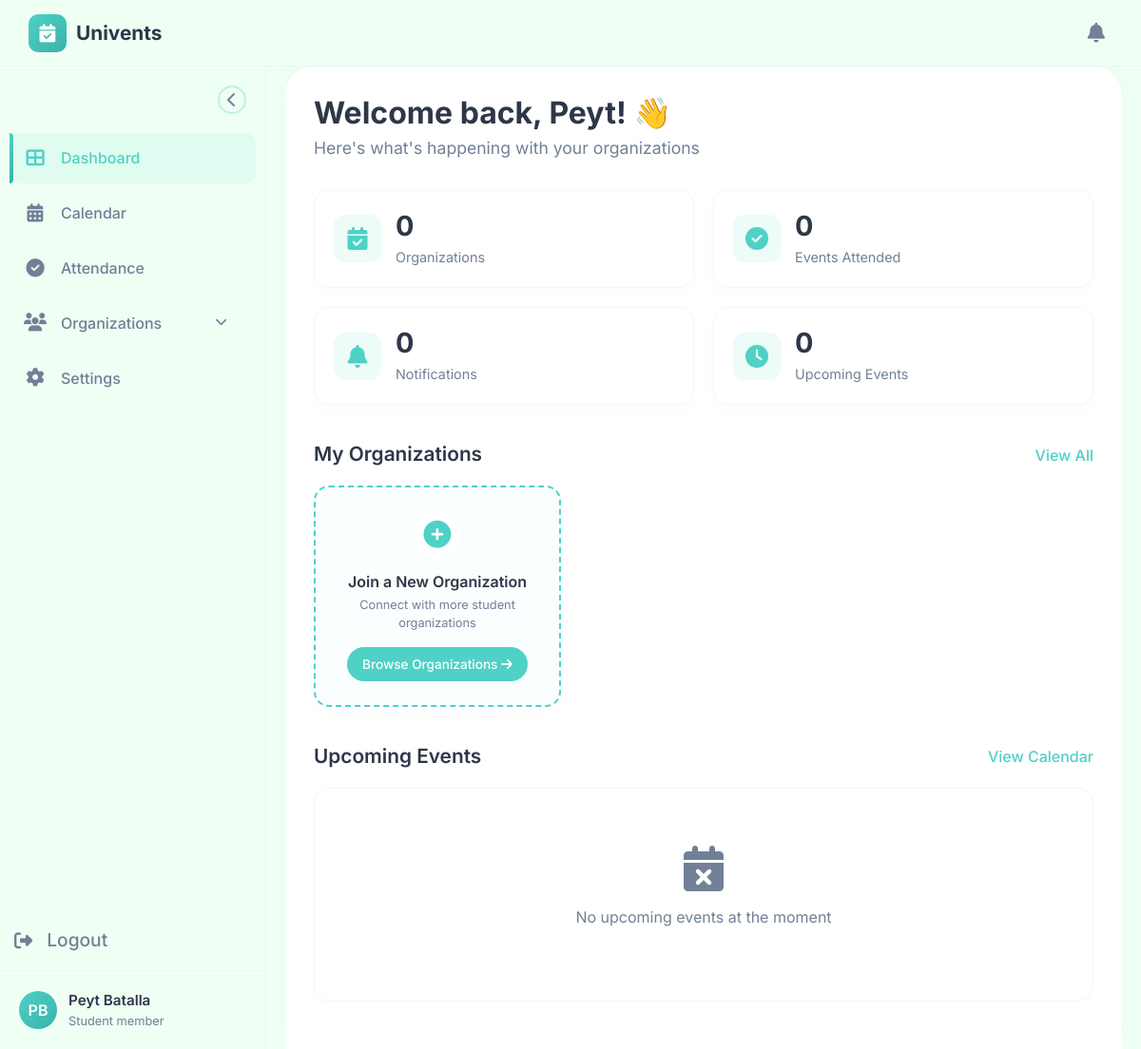
Page /StudentMembers/dashboard.php (signed in) on the committed database.
### tables this page shows
CREATE TABLE `users` (
  `user_id` int(11) NOT NULL,
  `id_number` varchar(20) NOT NULL,
  `first_name` varchar(50) NOT NULL,
  `last_name` varchar(50) NOT NULL,
  `email` varchar(100) NOT NULL,
  `password` varchar(255) NOT NULL,
  `profile_picture` varchar(255) DEFAULT NULL,
  `contact_number` varchar(20) DEFAULT NULL,
  `year_level` int(11) DEFAULT NULL,
  `course` varchar(50) DEFAULT NULL,
  `block` varchar(10) DEFAULT NULL,
  `role` enum('admin','org_officer','class_officer','student_member') NOT NULL,
  `status` enum('active','inactive','pending') DEFAULT 'pending',
  `created_at` timestamp NOT NULL DEFAULT current_timestamp(),
  `updated_at` timestamp NOT NULL DEFAULT current_timestamp() ON UPDATE current_timestamp()
);

### config.php (called while the page is built, shortened)
<?php
function getCurrentUser($conn) {
    if (isset($_SESSION['user_id'])) {
        $user_id = $_SESSION['user_id'];
        $sql = "SELECT * FROM users WHERE user_id = ?";
        $stmt = $conn->prepare($sql);
        $stmt->bind_param("i", $user_id);
        $stmt->execute();
        $result = $stmt->get_result();
        return $result->fetch_assoc();
    }
    return null;
}
?>

### StudentMembers/dashboard.php (the view, shortened to what this page needs)
<?php
require_once '../config.php';
$user = getCurrentUser($conn);
$user_id = $user['user_id'];
$orgs_sql = "SELECT o.*, om.status as membership_status
             FROM organizations o
             JOIN organization_memberships om ON o.org_id = om.org_id
             WHERE om.user_id = ? AND om.status = 'active'
             ORDER BY o.org_name ASC";
$orgs_stmt = $conn->prepare($orgs_sql);
$orgs_stmt->bind_param("i", $user_id);
$orgs_stmt->execute();
$my_organizations = $orgs_stmt->get_result();
$notif_sql = "SELECT COUNT(*) as unread FROM notifications
              WHERE user_id = ? AND is_read = FALSE";
$notif_stmt = $conn->prepare($notif_sql);
$notif_stmt->bind_param("i", $user_id);
$notif_stmt->execute();
$notif_result = $notif_stmt->get_result();
$unread_count = $notif_result->fetch_assoc()['unread'] ?? 0;
$events_sql = "SELECT e.*, o.org_name, o.org_color
               FROM events e
               JOIN organizations o ON e.org_id = o.org_id
               WHERE e.start_datetime > NOW()
               AND e.status = 'upcoming'
               ORDER BY e.start_datetime ASC
               LIMIT 5";
$events_result = $conn->query($events_sql);
$attendance_summary = ['present_count' => 0];
$table_check = $conn->query("SHOW TABLES LIKE 'attendance_logs'");
if ($table_check && $table_check->num_rows > 0) {
    $attendance_sql = "SELECT COUNT(*) as present_count FROM attendance_logs WHERE student_id = ? AND status = 'present'";
    $attendance_stmt = $conn->prepare($attendance_sql);
    if ($attendance_stmt) {
        $attendance_stmt->bind_param("i", $user_id);
        $attendance_stmt->execute();
        $attendance_summary = $attendance_stmt->get_result()->fetch_assoc();
    }
}
?>
<!DOCTYPE html>
<html lang="en">
<head>
    <link href="https://cdn.jsdelivr.net/npm/bootstrap@5.3.0/dist/css/bootstrap.min.css" rel="stylesheet">
    <link rel="stylesheet" href="https://cdnjs.cloudflare.com/ajax/libs/font-awesome/6.4.0/css/all.min.css">
    <link rel="stylesheet" href="../style.css">
</head>
<body class="dashboard-body">
     <?php include 'nav_sidebar.php'; ?>
        <div class="main-content" id="mainContent">
            <div class="dashboard-content">
                <div class="welcome-section">
                    <h2>Welcome back, <?php echo $user['first_name']; ?>! 👋</h2>
                    <p>Here's what's happening with your organizations</p>
                </div>
                <div class="stats-grid">
                    <div class="stat-card">
                        <div class="stat-icon" style="background: rgba(79, 209, 197, 0.1);">
                            <i class="fas fa-calendar-check" style="color: var(--primary-mint);"></i>
                        </div>
                        <div class="stat-details">
                            <h3><?php echo $my_organizations->num_rows; ?></h3>
                            <p>Organizations</p>
                        </div>
                    </div>
                    <div class="stat-card">
                        <div class="stat-icon" style="background: rgba(79, 209, 197, 0.1);">
                            <i class="fas fa-check-circle" style="color: var(--primary-mint);"></i>
                        </div>
                        <div class="stat-details">
                            <h3><?php echo $attendance_summary['present_count'] ?? 0; ?></h3>
                            <p>Events Attended</p>
                        </div>
                    </div>
                    <div class="stat-card">
                        <div class="stat-icon" style="background: rgba(79, 209, 197, 0.1);">
                            <i class="fas fa-bell" style="color: var(--primary-mint);"></i>
                        </div>
                        <div class="stat-details">
                            <h3><?php echo $unread_count; ?></h3>
                            <p>Notifications</p>
                        </div>
                    </div>
                    <div class="stat-card">
                        <div class="stat-icon" style="background: rgba(79, 209, 197, 0.1);">
                            <i class="fas fa-clock" style="color: var(--primary-mint);"></i>
                        </div>
                        <div class="stat-details">
                            <h3><?php echo $events_result->num_rows; ?></h3>
                            <p>Upcoming Events</p>
                        </div>
                    </div>
                </div>
                <div class="section-header">
                    <h3>My Organizations</h3>
                    <a href="organizations.php" class="view-all-link">View All</a>
                </div>
                <div class="organizations-grid">
                    <div class="org-card-dashboard join-card">
                        <div class="join-card-content">
                            <div class="join-icon">
                                <i class="fas fa-plus-circle"></i>
                            </div>
                            <h4>Join a New Organization</h4>
                            <p>Connect with more student organizations</p>
                            <a href="organizations.php" class="btn-join-org">
                                Browse Organizations <i class="fas fa-arrow-right"></i>
                            </a>
                        </div>
                    </div>
                </div>
                <div class="section-header">
                    <h3>Upcoming Events</h3>
                    <a href="calendar.php" class="view-all-link">View Calendar</a>
                </div>
                <div class="events-preview-grid">
                    <?php if($events_result && $events_result->num_rows > 0): ?>
                        <?php while($event = $events_result->fetch_assoc()): ?>
                            <div class="event-preview-card">
                                <div class="event-date-badge">
                                    <span class="day"><?php echo date('d', strtotime($event['start_datetime'])); ?></span>
                                    <span class="month"><?php echo date('M', strtotime($event['start_datetime'])); ?></span>
                                </div>
                                <div class="event-preview-details">
                                    <h5><?php echo htmlspecialchars($event['event_title']); ?></h5>
                                    <p class="event-org"><?php echo htmlspecialchars($event['org_name']); ?></p>
                                    <p class="event-time">
                                        <i class="far fa-clock"></i>
                                        <?php echo date('g:i A', strtotime($event['start_datetime'])); ?>
                                    </p>
                                </div>
                            </div>
                        <?php endwhile; ?>
                    <?php else: ?>
                        <div class="empty-state">
                            <i class="fas fa-calendar-times"></i>
                            <p>No upcoming events at the moment</p>
                        </div>
                    <?php endif; ?>
                </div>
            </div>
        </div>
    </div>
</body>
</html>

### StudentMembers/nav_sidebar.php (shortened to what this page needs)
<nav class="dashboard-navbar">
    <div class="nav-left">
        <div class="navbar-brand">
            <i class="fas fa-calendar-check brand-icon"></i>
            <span class="brand-text">Univents</span>
        </div>
    </div>
    <div class="nav-right">
<div class="notification-dropdown" id="notificationDropdown">
    <button class="notification-btn <?php echo basename($_SERVER['PHP_SELF']) == 'notifications.php' ? 'active-page' : ''; ?>" id="notificationBtn">
        <i class="fas fa-bell"></i>
    </button>
</div>
    </div>
</nav>
<div class="dashboard-container">
    <div class="sidebar" id="sidebar">
        <div class="sidebar-header">
            <button class="collapse-btn" id="collapseBtn">
                <i class="fas fa-chevron-left"></i>
            </button>
        </div>
        <div class="sidebar-menu">
            <a href="dashboard.php" class="menu-item <?php echo basename($_SERVER['PHP_SELF']) == 'dashboard.php' ? 'active' : ''; ?>" data-tooltip="Dashboard">
                <div class="menu-icon">
                    <i class="fas fa-th-large"></i>
                </div>
                <span class="menu-text">Dashboard</span>
                <div class="active-indicator"></div>
            </a>
            <a href="calendar.php" class="menu-item <?php echo basename($_SERVER['PHP_SELF']) == 'calendar.php' ? 'active' : ''; ?>" data-tooltip="Calendar">
                <div class="menu-icon">
                    <i class="fas fa-calendar-alt"></i>
                </div>
                <span class="menu-text">Calendar</span>
            </a>
            <a href="attendance.php" class="menu-item <?php echo basename($_SERVER['PHP_SELF']) == 'attendance.php' ? 'active' : ''; ?>" data-tooltip="Attendance">
                <div class="menu-icon">
                    <i class="fas fa-check-circle"></i>
                </div>
                <span class="menu-text">Attendance</span>
            </a>
            <div class="menu-item dropdown-trigger" id="orgDropdown" data-tooltip="Organizations">
                <div class="menu-icon">
                    <i class="fas fa-users"></i>
                </div>
                <span class="menu-text">Organizations</span>
                <i class="fas fa-chevron-down dropdown-arrow"></i>
            </div>
            <a href="settings.php" class="menu-item <?php echo basename($_SERVER['PHP_SELF']) == 'settings.php' ? 'active' : ''; ?>" data-tooltip="Settings">
                <div class="menu-icon">
                    <i class="fas fa-cog"></i>
                </div>
                <span class="menu-text">Settings</span>
            </a>
        </div>
        <div class="menu-icon">
            <a href="../logout.php" class="menu-item">
                <i class="fas fa-sign-out-alt"></i>
                <span class="menu-text">Logout</span>
            </a>
        </div>
        <a href="profile.php" class="sidebar-footer-link">
            <div class="sidebar-footer">
                <div class="user-info-mini">
                    <div class="user-avatar-mini">
                        <?php if(isset($user) && $user['profile_picture']): ?>
                            <img src="<?php echo $user['profile_picture']; ?>" alt="Profile">
                        <?php else: ?>
                            <?php echo isset($user) ? strtoupper(substr($user['first_name'], 0, 1) . substr($user['last_name'], 0, 1)) : 'GU'; ?>
                        <?php endif; ?>
                    </div>
                    <div class="user-details-mini">
                        <span class="user-name-mini"><?php echo isset($user) ? $user['first_name'] . ' ' . $user['last_name'] : 'Guest User'; ?></span>
                        <span class="user-role-mini"><?php echo isset($user) ? ucfirst(str_replace('_', ' ', $user['role'])) : 'Guest'; ?></span>
                    </div>
                </div>
            </div>
        </a>
    </div>

### rows in the picture
users: first_name+last_name "PB", first_name "Peyt", last_name "Batalla", role "Student member"

### other values in the picture
$my_organizations->num_rows "0"
$attendance_summary['present_count'] "0"
$unread_count "0"
$events_result->num_rows "0"
